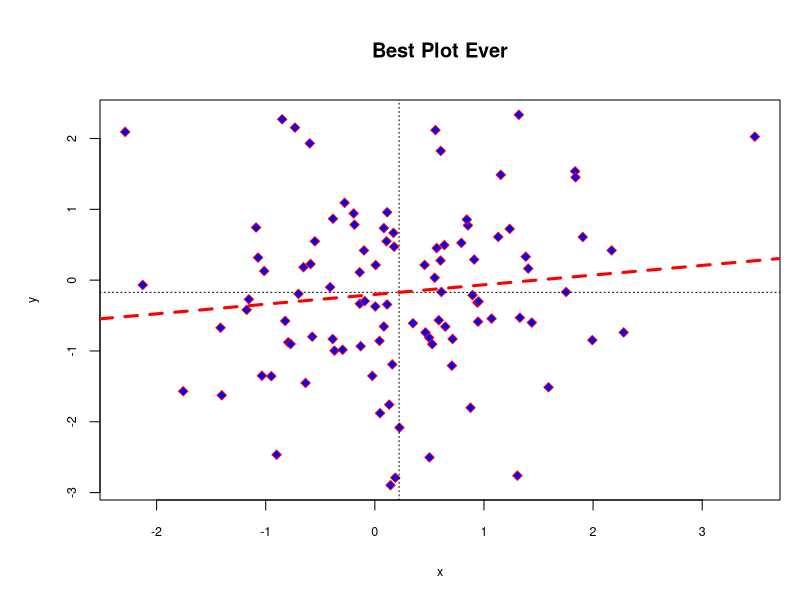
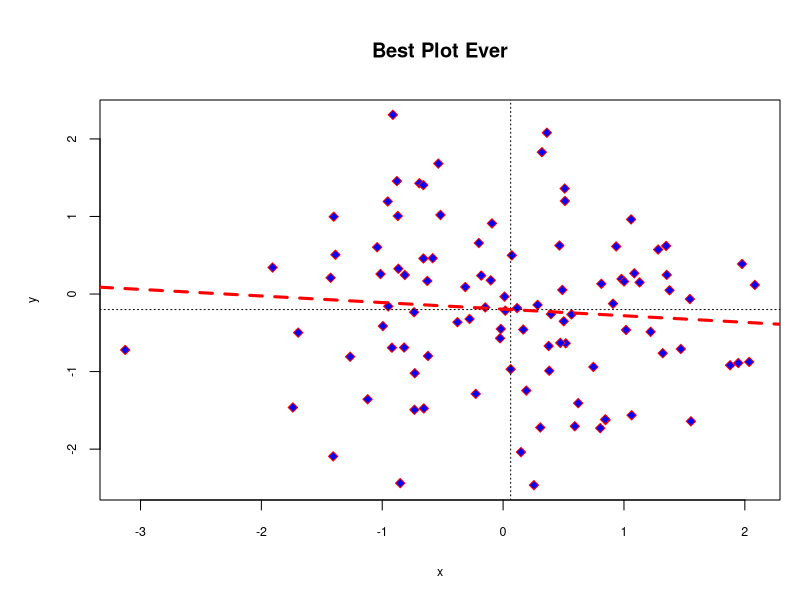
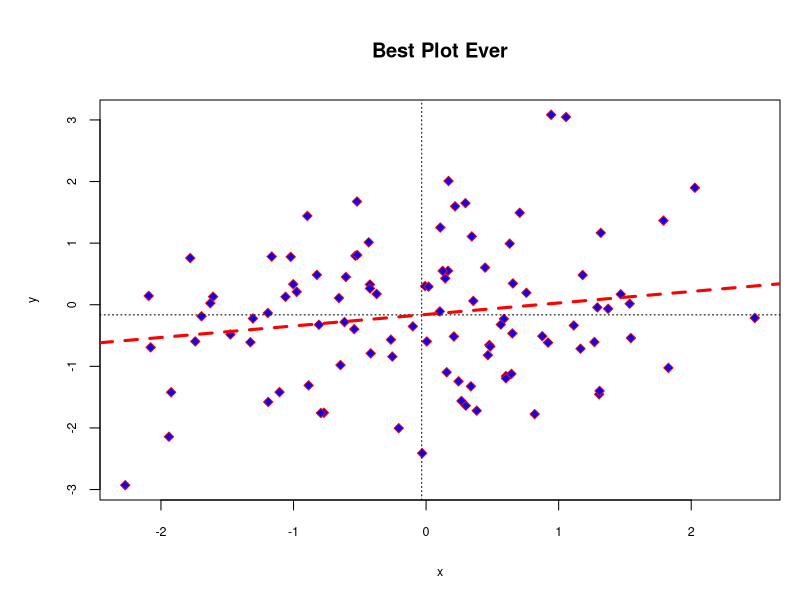
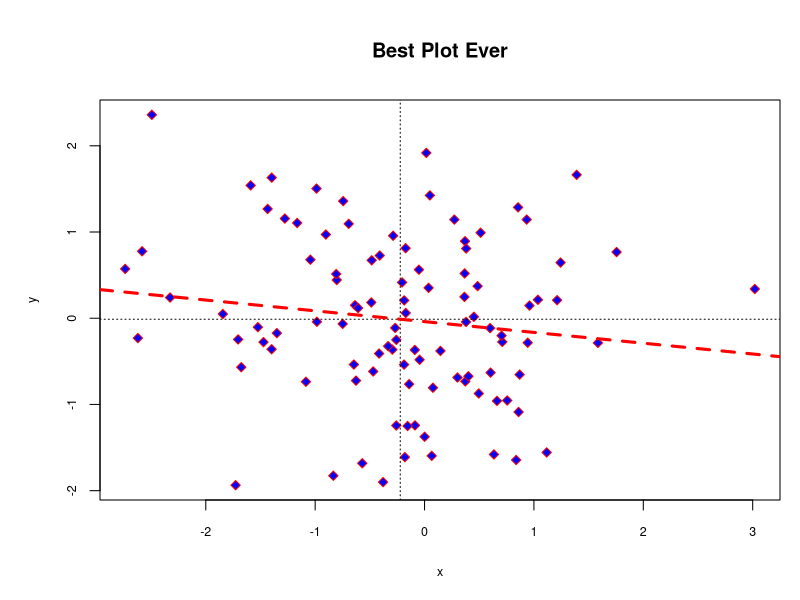
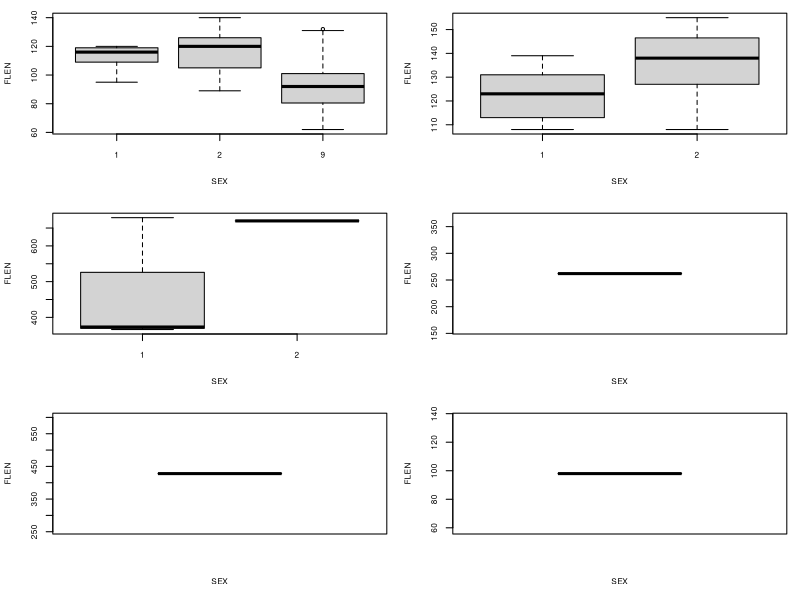

These figures' R source, in order: (Note: this script raises an error after producing the figures.)
setwd('Tufts')

## Custom functions
my.function<-function(x){cbind(xbar=mean(x),n=length(x))}
my.function(0:10)

## Standar Error function
se<-function(x){sd(x)/sqrt(length(x))}
se(rnorm(100))
se(rnorm(100, sd=10))

## custom plots
cust.plot<-function(x,y) {
  par(mar=c(5,5,5,1), cex.axis=0.75, cex.lab=0.75, mfrow=c(1,1))
  plot(x,y, pch=23, col='red', bg='blue')
  abline(v=mean(x), lty=3)
  abline(h=mean(y), lty=3)
  abline(lm(y~x+1), col='red', lty=2, lwd=3)
  title("Best Plot Ever")
}

cust.plot(rnorm(100), rnorm(100))
cust.plot(rnorm(100), rnorm(100))
cust.plot(rnorm(100), rnorm(100))
cust.plot(rnorm(100), rnorm(100))

### for loop
for (placeholder in 1:10) {print (placeholder)}

### while loop
x<-1
while(x < 5) {cat(x); x<-x+1}
x

### nested loop
for (i in 1:5){
  for (j in 6:10){
    cat(paste(i*j, " "))
  }
}

###
a<-letters[1:15]
# you can print the value of ‘i' by using "i in a"
for (i in a){print(i)}
# or use i as a counter
for (i in 5:length(a)){print (i)}
# or combine the two...
for (i in 1:length(a)){print(paste(i,a[i]))}
b<-numeric() # creates a 'storage' vector
for (i in 1:5){  
  print(i)  
  b<-rbind(b, mean(rnorm(10)))  
  print(b)  
  # adding a manual pause will help you see what is going on
  # need to press <return> while in console to advance 
  readline("Press <return> to continue")
  
}

### Plot example
mydat<-read.csv('StatsClass/lengthdata.csv')
spc<-unique(mydat$SPC)
spc<-spc[spc!=380]
par(mfrow=c(3,2), mar=c(5,4,1,1))
for (i in spc){
  x<-mydat[mydat$SPC==i,]
  boxplot(FLEN~SEX, x)
}

## Apply
mydf<-data.frame(x=rep(a, 1000), y=(rnorm(10000)))
system.time(for (i in a) {cat(mean(mydf$y[mydf$x==i]))})
system.time(cat(tapply(mydf$y, mydf$x, mean)))

## lapply vs sapply
mylist<-list(a=1:10, b=100:200, c=sample(100, 1:100), d=rnorm(100))
lapply(mylist, mean)
sapply(mylist, mean)

## more complex example
# let's make some fake data
w<-100
for (i in 1:4) {
  filename<-paste('StatsClass/myfile', i, '.csv', sep="")
  set.seed(w)
  df<-data.frame(x=1:100, y=rnorm(100))
  write.csv(df, filename, row.names=F)
  w<-w+1
}

# now let's each csv file in as an item of a list
allfiles<-dir('StatsClass/')
allfiles
allfiles<-grep(allfiles, pattern='^myfile', value=T) 
# grep is a text operator that uses 'Regular Expressions', the '^' means, 'starts with'
allfiles<-paste('StatsClass/', allfiles, sep="")
newlist<-lapply(allfiles, read.csv)
str(newlist)
lapply(newlist, FUN=function(x) mean(x[,2]))
sapply(newlist, FUN=function(x) mean(x[,2]))

## practical example...
len.dat<-read.csv('StatsClass/lengthdata.csv')
len.list<-split(len.dat, len.dat$SPC)
sapply(len.list, FUN=function(x) mean(x$FLEN))
